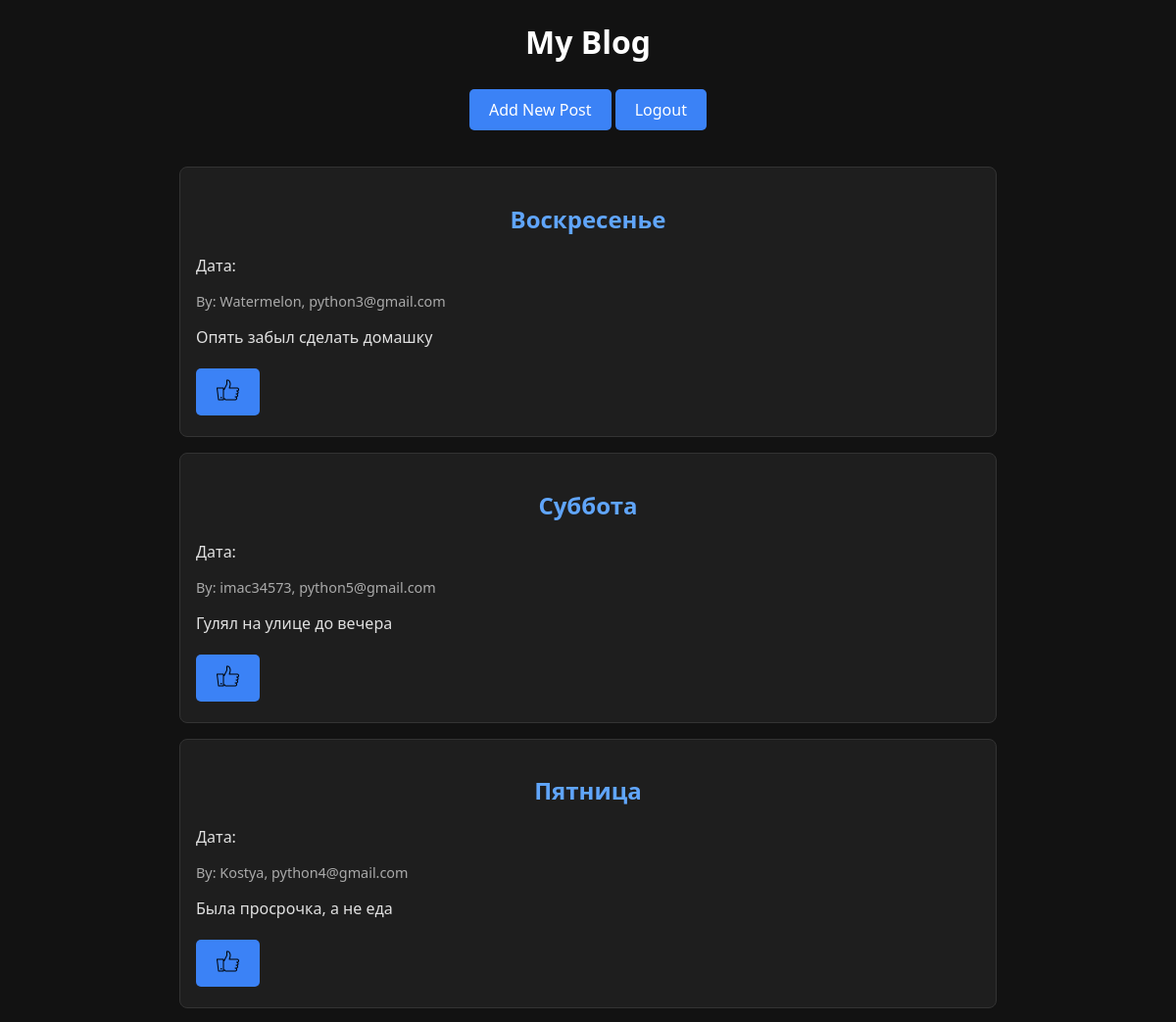
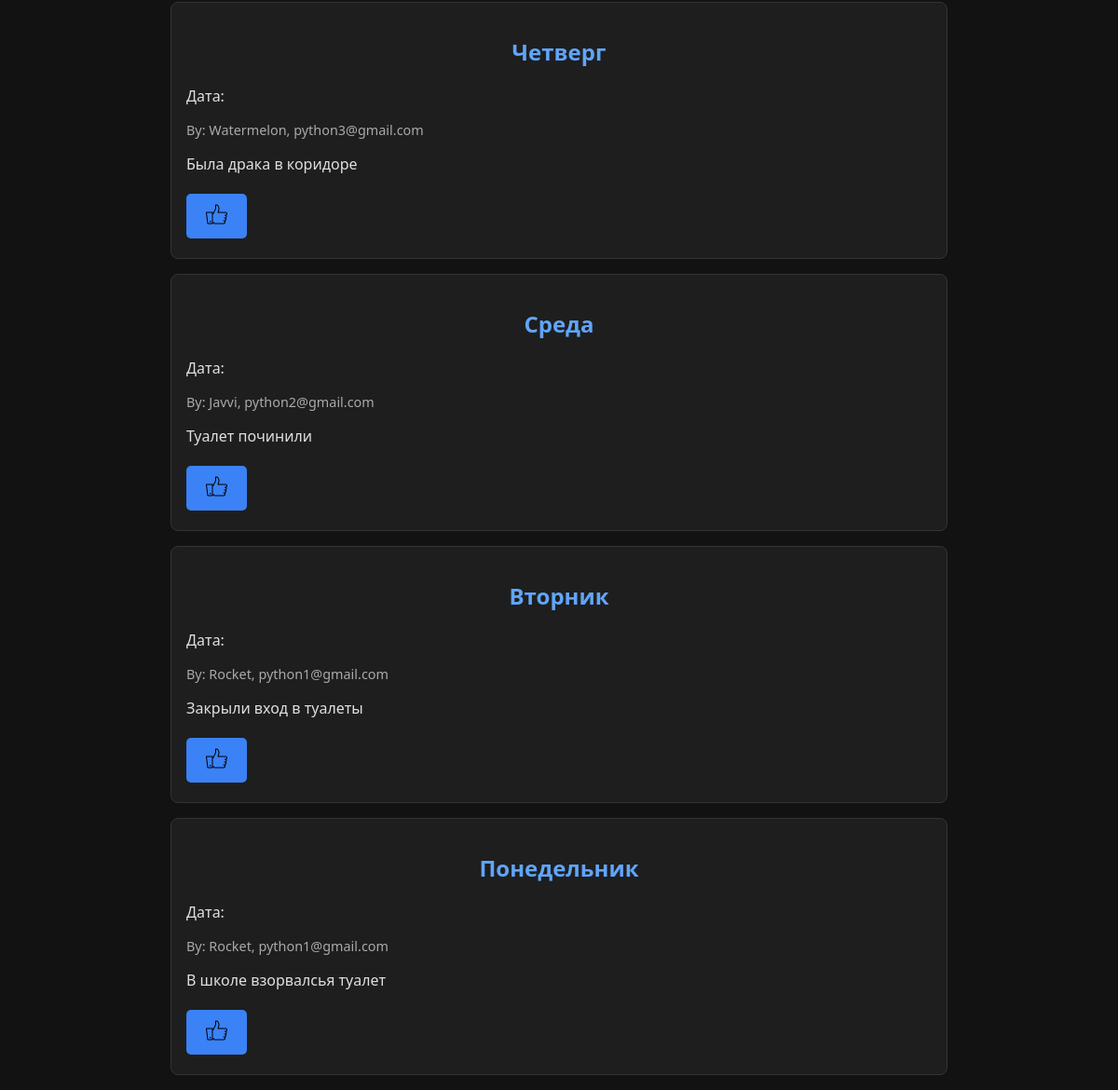
/blog/ (signed in), run on the app's committed database (2 pictures, top to bottom).
### tables this page shows
CREATE TABLE post (
      id INTEGER PRIMARY KEY AUTOINCREMENT,
      title TEXT NOT NULL,
      content TEXT NOT NULL
 , author_id);

CREATE TABLE user (
    id INTEGER PRIMARY KEY AUTOINCREMENT,
    username TEXT NOT NULL UNIQUE,
    password_hash TEXT NOT NULL,
    email TEXT,
    data TEXT
);

### main.py (the view)
@app.route("/blog/")
def blog():
    conn = get_db_connection()
    try:
        posts = conn.execute('''SELECT * from post JOIN user ON post.author_id = user.id''').fetchall()
        posts = [dict(post) for post in reversed(posts)]  # Конвертируем в словари
        return render_template("blog.html", posts=posts)
    finally:
        conn.close()

### main.py (called while the page is built)
@login_manager.user_loader
def load_user(user_id):
    user = cursor.execute("SELECT * FROM user WHERE id = ?", (user_id,)).fetchone()
    if user is not None:
        return User(user[2], user[1], user[2])
    return None

def get_db_connection():
    conn = sqlite3.connect("ba2 (4).db")
    conn.row_factory = sqlite3.Row  # Для доступа к полям по имени
    return conn

@app.teardown_appcontext
def close_connection(exception):
    conn = getattr(Flask, '_database', None)
    if conn is not None:
        conn.close()

### templates/blog.html (shortened to what this page needs)
<!DOCTYPE html>
<html lang="en">
<head>
    <link rel="stylesheet" href="/static/style1.css">
</head>
<body>
    <h1>My Blog</h1>
    <div class="blog">
        <div class="buttons">
            {% if current_user.is_authenticated %}
                <a href="{{ url_for('add')}}" class="btn">Add New Post</a>
                <a href="{{ url_for('logout')}}" class="btn">Logout</a>
            {% else %}
                <a href="{{ url_for('login')}}" class="btn">Login</a>
                <a href="{{ url_for('register')}}" class="btn">Register</a>
            {% endif %}
        </div>
        {% for post in posts %}
        <div class="card">
            <h2>
                <a href="{{ url_for('post', post_id=post.id) }}">
                    {{ post.title }}
                </a>
            </h2>
            <p>Дата: {{ post.date }}</p>
            <p class="author">By: {{ post.username }}, {{ post.email }}</p>
            <p>{{ post.content }}</p>
            {% if current_user.is_authenticated %}
            <button onclick="location.href='{{ url_for('like_post', post_id=post.id) }}'">
            {% if post.liked %}
                <img src="/static/like.png" height="25">
            {% else %}
                <img src="/static/no_like.png" height="25">
            {% endif %}
        </button>
            {% endif %}
        </div>
        {% endfor %}
    </div>
</body>
</html>

### static/style1.css (style rules this page uses)
body { margin: 0; font-family: 'Segoe UI', sans-serif; background-color: #121212; color: #e0e0e0; }
h1, h2, h3 { color: #ffffff; text-align: center; }
button, .btn { background-color: #3b82f6; color: white; border: none; padding: 10px 20px; margin: 5px 0; cursor: pointer; border-radius: 5px; transition: background-color 0.3s; text-decoration: none; display: inline-block; }
.card { background-color: #1e1e1e; border: 1px solid #333; padding: 1rem; margin: 1rem auto; max-width: 800px; border-radius: 8px; }
.author, .date { font-size: 0.9em; color: #aaa; }
.buttons { text-align: center; margin-bottom: 2rem; }
a { color: #60a5fa; text-decoration: none; }

### data on the page
post: title "Воскресенье", username "Watermelon", email "python3@gmail.com", content "Опять забыл сделать домашку"
post: title "Суббота", username "imac34573", email "python5@gmail.com", content "Гулял на улице до вечера"
post: title "Пятница", username "Kostya", email "python4@gmail.com", content "Была просрочка, а не еда"
post: title "Четверг", username "Watermelon", email "python3@gmail.com", content "Была драка в коридоре"
post: title "Среда", username "Javvi", email "python2@gmail.com", content "Туалет починили"
post: title "Вторник", username "Rocket", email "python1@gmail.com", content "Закрыли вход в туалеты"
post: title "Понедельник", username "Rocket", email "python1@gmail.com", content "В школе взорвалсья туалет"
